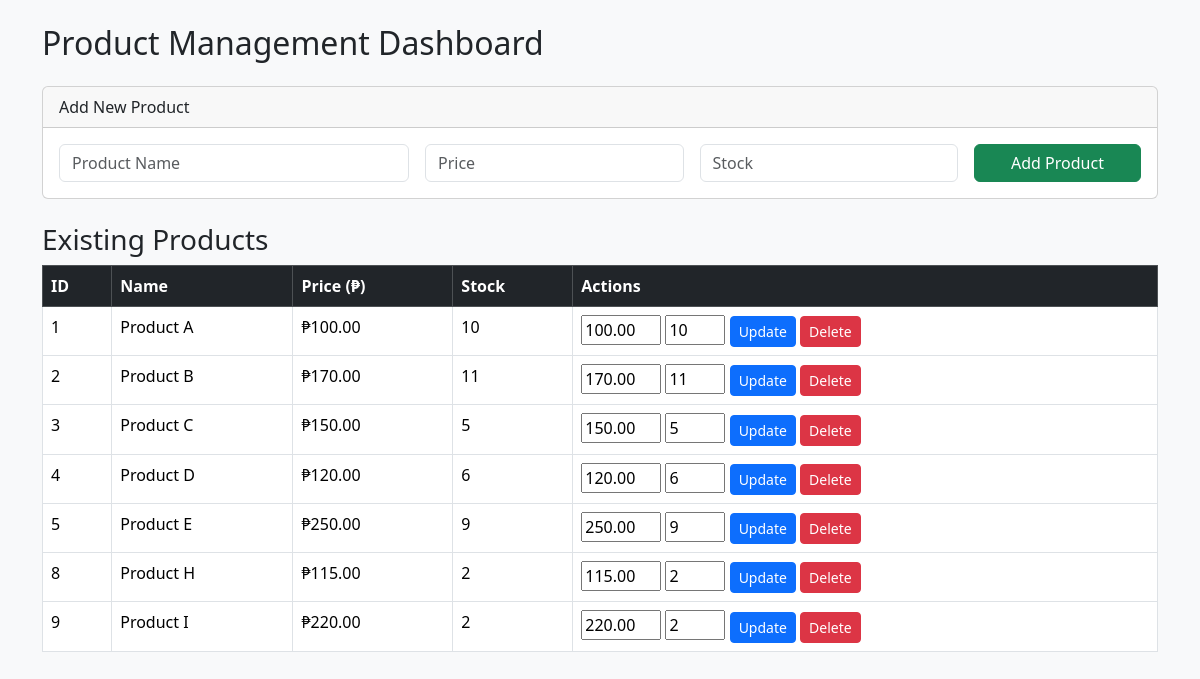
Page /sinigrind/cart/admin/dashboard.php on the committed database.
### tables this page shows
CREATE TABLE `products` (
  `id` int(11) NOT NULL,
  `name` varchar(255) NOT NULL,
  `price` decimal(10,2) NOT NULL,
  `stock` int(11) NOT NULL DEFAULT 0,
  `created_at` timestamp NOT NULL DEFAULT current_timestamp(),
  `description` text DEFAULT NULL,
  `photo` varchar(255) DEFAULT NULL
);

### sinigrind/cart/db.php (called while the page is built, shortened)
<?php
$DB_HOST = "localhost";
$DB_USER = "root";
$DB_PASS = "";
$DB_NAME = "singrind_data";
$CONN = mysqli_connect($DB_HOST, $DB_USER, $DB_PASS, $DB_NAME);
function runQuery($sql, $params = null) {
    global $CONN;
    $stmt = mysqli_prepare($CONN, $sql);
    mysqli_stmt_execute($stmt);
    $command = strtolower(strtok(trim($sql), " "));
    if ($command === "select") {
        $result = mysqli_stmt_get_result($stmt);
        $rows = [];
        while ($row = mysqli_fetch_assoc($result)) {
            $rows[] = $row;
        }
        return $rows;
    }
    return true;
}
?>

### sinigrind/cart/admin/dashboard.php (the view, shortened to what this page needs)
<?php
require_once '../db.php';
$products = runQuery("SELECT id, name, price, stock FROM products ORDER BY id ASC");
?>
<!DOCTYPE html>
<html lang="en">
<head>
    <link href="https://cdn.jsdelivr.net/npm/bootstrap@5.3.2/dist/css/bootstrap.min.css" rel="stylesheet">
</head>
<body class="bg-light">
<div class="container py-4">
    <h2 class="mb-4">Product Management Dashboard</h2>
    <div class="card mb-4">
        <div class="card-header">Add New Product</div>
        <div class="card-body">
            <form method="post" class="row g-3">
                <div class="col-md-4">
                    <input type="text" name="name" class="form-control" placeholder="Product Name" required>
                </div>
                <div class="col-md-3">
                    <input type="number" step="0.01" name="price" class="form-control" placeholder="Price" required>
                </div>
                <div class="col-md-3">
                    <input type="number" name="stock" class="form-control" placeholder="Stock" required>
                </div>
                <div class="col-md-2">
                    <button type="submit" class="btn btn-success w-100">Add Product</button>
                </div>
            </form>
        </div>
    </div>
    <h3>Existing Products</h3>
    <table class="table table-bordered">
        <thead class="table-dark">
            <tr>
                <th>ID</th>
                <th>Name</th>
                <th>Price (₱)</th>
                <th>Stock</th>
                <th>Actions</th>
            </tr>
        </thead>
        <tbody>
        <?php if (!empty($products)): ?>
            <?php foreach ($products as $p): ?>
                <tr>
                    <td><?= $p['id'] ?></td>
                    <td><?= htmlspecialchars($p['name']) ?></td>
                    <td>₱<?= number_format($p['price'], 2) ?></td>
                    <td><?= intval($p['stock']) ?></td>
                    <td>
                        <form method="post" class="d-inline">
                            <input type="number" step="0.01" name="price" value="<?= $p['price'] ?>" style="width:80px">
                            <input type="number" name="stock" value="<?= $p['stock'] ?>" style="width:60px">
                            <button type="submit" class="btn btn-primary btn-sm">Update</button>
                        </form>
                        <form method="post" class="d-inline">
                            <button type="submit" class="btn btn-danger btn-sm">Delete</button>
                        </form>
                    </td>
                </tr>
            <?php endforeach; ?>
        <?php else: ?>
            <tr><td colspan="5" class="text-center">No products found.</td></tr>
        <?php endif; ?>
        </tbody>
    </table>
</div>
</body>
</html>

### rows in the picture
products: id "1", name "Product A", price "100.00", stock "10"
products: id "2", name "Product B", price "170.00", stock "11"
products: id "3", name "Product C", price "150.00", stock "5"
products: id "4", name "Product D", price "120.00", stock "6"
products: id "5", name "Product E", price "250.00", stock "9"
products: id "8", name "Product H", price "115.00", stock "2"
products: id "9", name "Product I", price "220.00", stock "2"
